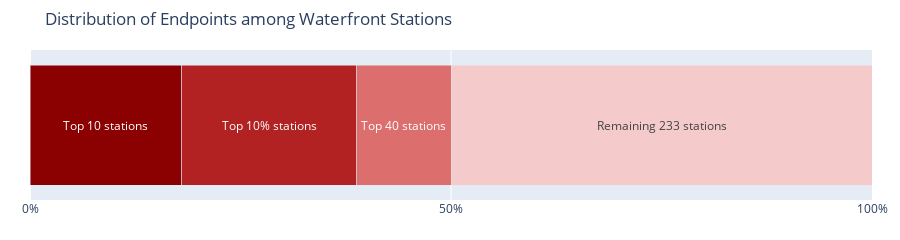

Here is the notebook cell this chart was saved with:
### Markdown cell above
### Visualizations

### Code cell
import plotly.graph_objects as go

# --- Build buckets from your dataframe ---
wf = wf_counts.sort_values("endpoints", ascending=False).reset_index(drop=True)
wf["cum_share"] = wf["share_of_water_endpoints"].cumsum()

total_stations   = len(wf)
top10_share      = wf["share_of_water_endpoints"].head(10).sum()
top10pct_n       = max(1, int(round(0.10 * total_stations)))
top10pct_share   = wf["share_of_water_endpoints"].head(top10pct_n).sum()
hotspots_n       = int((wf["cum_share"] <= 0.50).sum())  # e.g., 40

# Segment widths (sum to 1.0)
seg1 = top10_share                                      # Top 10
seg2 = max(0.0, top10pct_share - top10_share)           # to Top 10%
seg3 = max(0.0, 0.50 - top10pct_share)                  # to 50%
seg4 = 0.50                                             # remaining half

counts = {
    "seg1": 10,
    "seg2": max(0, top10pct_n - 10),
    "seg3": max(0, hotspots_n - top10pct_n),
    "seg4": max(0, total_stations - hotspots_n),
}

fig = go.Figure()

# Seg1 — label text on bar; hover shows only % share
fig.add_bar(
    name="Top 10 stations",
    x=[seg1], y=[""],
    orientation="h",
    marker_color="#8B0000",
    text=["Top 10 stations"], textposition="inside", insidetextanchor="middle",
    textfont_color="white",
    hovertemplate="Share: %{x:.1%}<extra></extra>"
)

# Seg2 — label text; hover shows added share
fig.add_bar(
    name="Top 10% stations",
    x=[seg2], y=[""],
    orientation="h",
    marker_color="#B22222",
    text=["Top 10% stations"], textposition="inside", insidetextanchor="middle",
    textfont_color="white",
    hovertemplate="Next " + str(counts['seg2']) + " stations<br>Added share: %{x:.1%}<extra></extra>"
)

# Seg3 — label text with concrete count (Top 40); hover shows added share
fig.add_bar(
    name=f"Top {hotspots_n} stations",
    x=[seg3], y=[""],
    orientation="h",
    marker_color="#DC6E6E",
    text=[f"Top {hotspots_n} stations"], textposition="inside", insidetextanchor="middle",
    textfont_color="white",
    hovertemplate="Next " + str(counts['seg3']) + " stations<br>Added share: %{x:.1%}<extra></extra>"
)

# Seg4 — label text; no hover
fig.add_bar(
    name=f"Remaining {counts['seg4']} stations",
    x=[seg4], y=[""],
    orientation="h",
    marker_color="#F4CACA",
    text=[f"Remaining {counts['seg4']} stations"], textposition="inside", insidetextanchor="middle",
    hoverinfo="skip"
)

fig.update_layout(
    barmode="stack",
    height=220,
    margin=dict(l=30, r=20, t=50, b=40),
    title="Distribution of Endpoints among Waterfront Stations",
    showlegend=False,                     # no legend
    xaxis=dict(
        range=[0, 1],
        tickformat=".0%",
        tickmode="array",                 # keep simple ticks + add 50%
        tickvals=[0, 0.5, 1.0],
        ticktext=["0%", "50%", "100%"],
        title=None
    ),
    yaxis=dict(showticklabels=False, title=None)
)

fig.write_html(r"C:\Users\magia\OneDrive\Desktop\NY_Citi_Bike\4.Visualizations\waterfront_concentration.html")

fig.show()

### Figure 1 — Plotly figure (JSON) as saved in the notebook; plotly's stock layout.template omitted (floating-point values rounded to 4 significant figures)
{"data": [{"hovertemplate": "Share: %{x:.1%}<extra></extra>", "insidetextanchor": "middle", "marker": {"color": "#8B0000"}, "name": "Top 10 stations", "orientation": "h", "text": ["Top 10 stations"], "textfont": {"color": "white"}, "textposition": "inside", "type": "bar", "x": [0.1801], "y": [""]}, {"hovertemplate": "Next 17 stations<br>Added share: %{x:.1%}<extra></extra>", "insidetextanchor": "middle", "marker": {"color": "#B22222"}, "name": "Top 10% stations", "orientation": "h", "text": ["Top 10% stations"], "textfont": {"color": "white"}, "textposition": "inside", "type": "bar", "x": [0.2082], "y": [""]}, {"hovertemplate": "Next 13 stations<br>Added share: %{x:.1%}<extra></extra>", "insidetextanchor": "middle", "marker": {"color": "#DC6E6E"}, "name": "Top 40 stations", "orientation": "h", "text": ["Top 40 stations"], "textfont": {"color": "white"}, "textposition": "inside", "type": "bar", "x": [0.1117], "y": [""]}, {"hoverinfo": "skip", "insidetextanchor": "middle", "marker": {"color": "#F4CACA"}, "name": "Remaining 233 stations", "orientation": "h", "text": ["Remaining 233 stations"], "textposition": "inside", "type": "bar", "x": [0.5], "y": [""]}], "layout": {"barmode": "stack", "height": 220, "margin": {"b": 40, "l": 30, "r": 20, "t": 50}, "showlegend": false, "title": {"text": "Distribution of Endpoints among Waterfront Stations"}, "xaxis": {"range": [0, 1], "tickformat": ".0%", "tickmode": "array", "ticktext": ["0%", "50%", "100%"], "tickvals": [0, 0.5, 1], "title": {}}, "yaxis": {"showticklabels": false, "title": {}}}}
